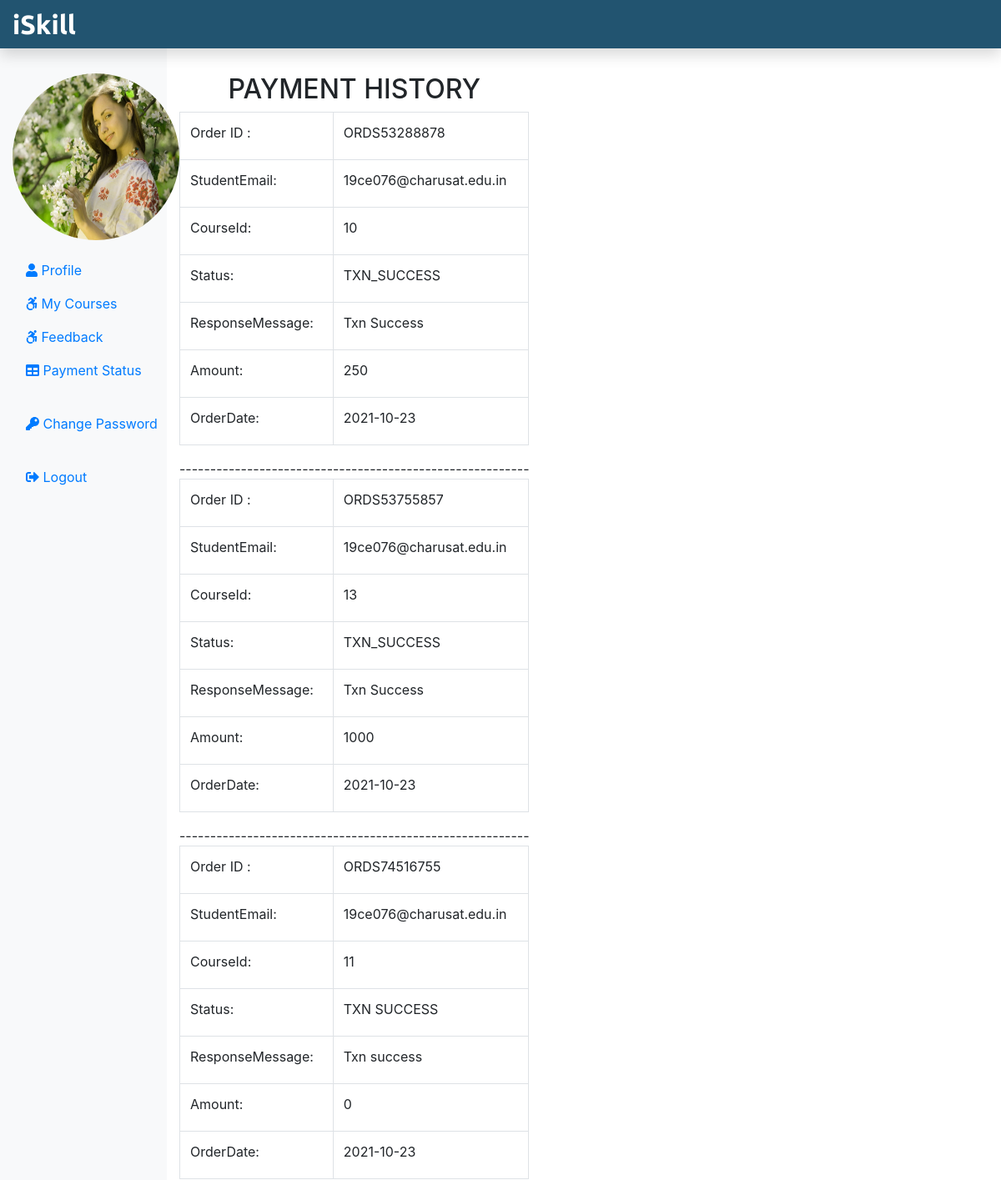
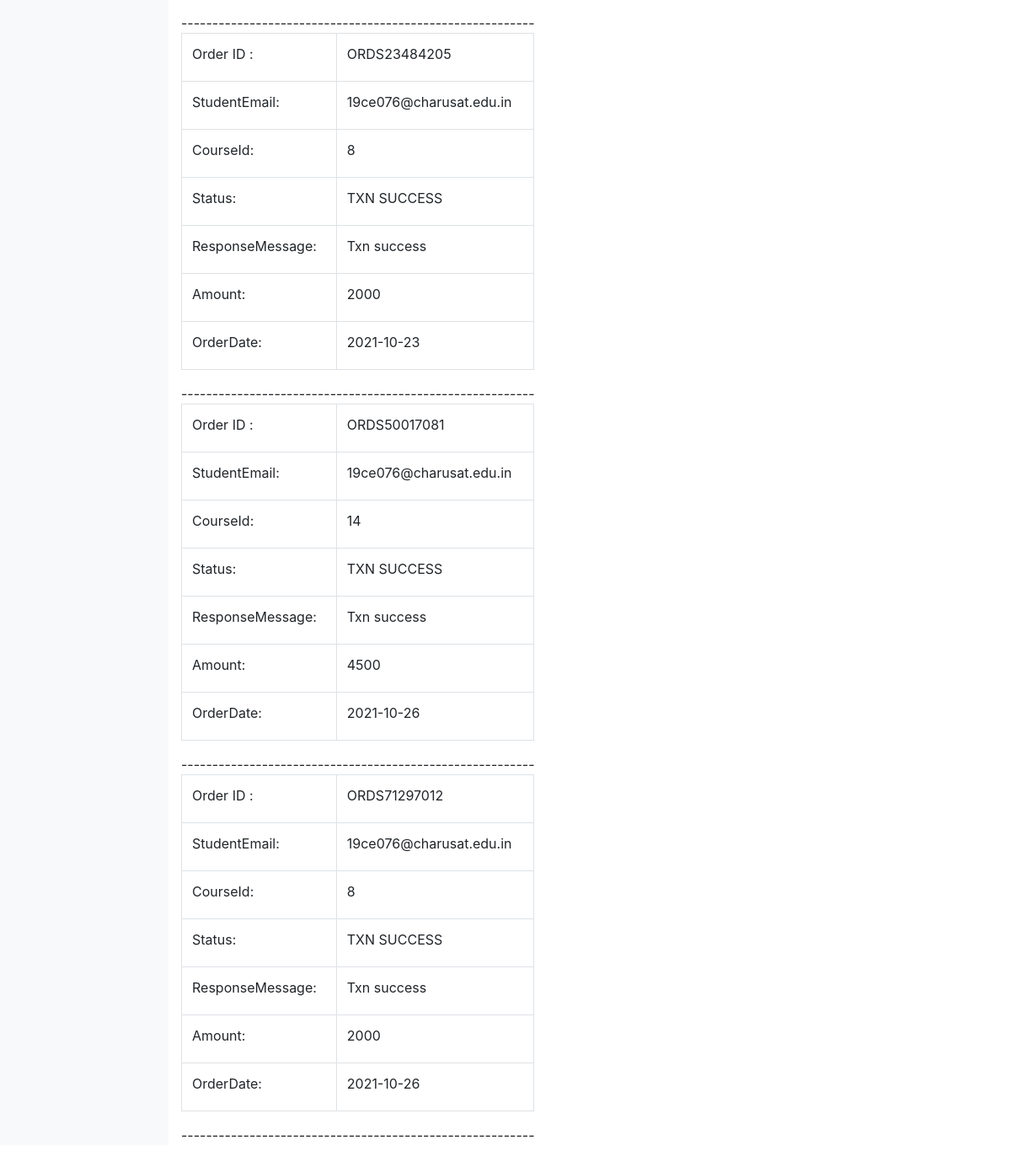
/Student/PaymentStatus.php (signed in), run on the app's committed database (2 pictures, top to bottom).
### tables this page shows
CREATE TABLE `tblstudent` (
  `StudentId` int(11) NOT NULL,
  `StudentEmail` varchar(255) NOT NULL,
  `StudentName` varchar(255) NOT NULL,
  `StudentOccupation` varchar(255) NOT NULL,
  `StudentImage` text NOT NULL,
  `StudentPassword` varchar(255) NOT NULL,
  `StudentConfirmPassword` varchar(255) NOT NULL
);

CREATE TABLE `tblcourseorder` (
  `CourseOrderId` int(11) NOT NULL,
  `OrderId` varchar(255) NOT NULL,
  `StudentEmail` varchar(255) NOT NULL,
  `CourseId` int(11) NOT NULL,
  `Tstatus` varchar(255) NOT NULL,
  `ResponseMessage` text NOT NULL,
  `Amount` int(11) NOT NULL,
  `OrderDate` date NOT NULL
);

### Student/PaymentStatus.php (the view, shortened to what this page needs)
<?php
    include('./stuInclude/header.php');
    include_once('../dbConnection.php');
if(isset($_SESSION['is_login'])){
    $stuEmail = $_SESSION['stuLogEmail'];
}else
{
    echo "<script> location.href='../index.php'; </script>";
}
?>
 <div class="justify-content-center mt-5 ml-6 ">
    <div class="col-auto">
        <h2 class="text-center">PAYMENT HISTORY</h2>
<?php
$sqlquery = "SELECT * FROM tblCourseOrder WHERE StudentEmail='$stuEmail'";
$resultqry = $conn->query($sqlquery);
if($resultqry-> num_rows > 0){
       while($row = $resultqry->fetch_assoc()){
                echo '
                <table class="table table-bordered">
                <tbody><tr>
                <td><label> Order ID : </label></td>
                <td >' .$row['OrderId']. '</td>
                </tr>';
                echo '<tr>
                <td><label> StudentEmail: </label></td>
                <td > '. $row['StudentEmail'] .' </td>
                </tr>';
                echo '<tr>
                <td><label> CourseId: </label></td>
                <td >'. $row['CourseId']. '</td>
                </tr>';
                echo '<tr>
                <td><label> Status: </label></td>
                <td > '. $row['Tstatus'].' </td>
                </tr>';
                echo '<tr>
                <td><label> ResponseMessage: </label></td>
                <td > '.$row['ResponseMessage'] .'</td>
                </tr>';
                echo '<tr>
                <td><label> Amount: </label></td>
                <td >'.  $row['Amount'] .'</td>
                    </tr>';
                echo '<tr>
                <td><label> OrderDate: </label></td>
                <td > '.  $row['OrderDate'].' </td>
                </tr>
                </tbody>
                </table>
                ---------------------------------------------------------';
             }
        }
    ?>
</div>
        </div>
<?php
include('./stuInclude/footer.php');
?>

### Student/stuInclude/header.php (shortened to what this page needs)
<?php
include_once('../dbConnection.php');
if(isset($_SESSION['is_login'])){
    $stuLogEmail = $_SESSION['stuLogEmail'];
}
if(isset($stuLogEmail)){
    $sql = "SELECT StudentImage FROM tblStudent WHERE StudentEmail = '$stuLogEmail'";
    $result = $conn->query($sql);
    $row = $result->fetch_assoc();
    $stu_img = $row["StudentImage"];
}
?>
<!DOCTYPE html>
<html lang="en">
<head>
      <link rel="stylesheet" href="https://cdn.jsdelivr.net/npm/bootstrap@4.5.3/dist/css/bootstrap.min.css">
        <link rel = "stylesheet" href="../css/style.css"></link>
</head>
<body>
<nav class="navbar navbar-dark fixed-top flex-md-nowrap p-0 shadow" style="background-color: #225470;">
<a class="navbar-brand col-sm-3 col-md-2 mr-0" href="studentProfile.php">iSkill</a>
</nav>
<div class="container-fluid mb-5" style="margin-top:40px;">
     <div class="row">
        <nav class="col-sm-2 col-md-2 bg-light sidebar py-5 d-print-none">
             <div class="sidebar-sticky">
                 <ul class="nav flex-column">
                     <li class="nav-item mb-3">
                         <img src = "<?php echo $stu_img ?>" alt = "studentimage" class="img-thumbhnail rounded-circle" width = "200" height = "200">
                     </li>
                     <li class="nav-item">
                        <a class="nav-link <?php if(PAGE == 'profile') { echo 'active';} ?>" href="studentProfile.php">
                        <i class="fas fa-user"></i> Profile <span class="sr-only">(current)</span> </a>
                    </li>
                    <li class="nav-item">
                        <a class="nav-link" href="myCourse.php">
                        <i class="fab fa-accessible-icon"></i> My Courses </a>
                    </li>
                     <li class="nav-item">
                        <a class="nav-link" href="studentFeedback.php">
                        <i class="fab fa-accessible-icon"></i> Feedback </a>
                    </li>
                    <li class="nav-item">
                        <a class="nav-link" href="PaymentStatus.php">
                        <i class="fas fa-table"></i> Payment Status </a>
                    </li>
                    <li class="nav-item">
                        <a class="nav-link" href="studentChangePass.php">
                         <i class="fas fa-key"></i> Change Password </a>
                    </li>
                    <li class="nav-item">
                        <a class="nav-link" href="../logout.php">
                        <i class="fas fa-sign-out-alt"></i> Logout </a>
                     </li>
                </ul>
            </div>
        </nav>
</body>
</html>

### css/style.css (style rules this page uses)
.navbar-brand { font-family: 'Ubuntu', sans-serif; font-size: 2em; font-weight: bold; }

### data on the page
tblstudent: StudentImage (picture)
tblcourseorder: OrderId "ORDS53288878", StudentEmail "19ce076@charusat.edu.in", CourseId "10", Tstatus "TXN_SUCCESS", ResponseMessage "Txn Success", Amount "250", OrderDate "2021-10-23"
tblcourseorder: OrderId "ORDS53755857", StudentEmail "19ce076@charusat.edu.in", CourseId "13", Tstatus "TXN_SUCCESS", ResponseMessage "Txn Success", Amount "1000", OrderDate "2021-10-23"
tblcourseorder: OrderId "ORDS74516755", StudentEmail "19ce076@charusat.edu.in", CourseId "11", Tstatus "TXN SUCCESS", ResponseMessage "Txn success", Amount "0", OrderDate "2021-10-23"
tblcourseorder: OrderId "ORDS23484205", StudentEmail "19ce076@charusat.edu.in", CourseId "8", Tstatus "TXN SUCCESS", ResponseMessage "Txn success", Amount "2000", OrderDate "2021-10-23"
tblcourseorder: OrderId "ORDS50017081", StudentEmail "19ce076@charusat.edu.in", CourseId "14", Tstatus "TXN SUCCESS", ResponseMessage "Txn success", Amount "4500", OrderDate "2021-10-26"
tblcourseorder: OrderId "ORDS71297012", StudentEmail "19ce076@charusat.edu.in", CourseId "8", Tstatus "TXN SUCCESS", ResponseMessage "Txn success", Amount "2000", OrderDate "2021-10-26"
